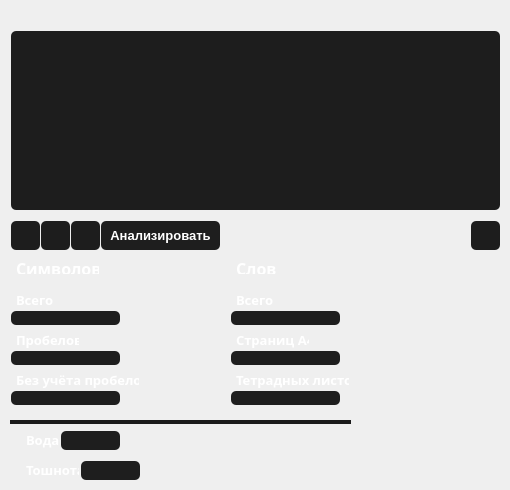
    <widget class="QWidget" name="page_10">
     <widget class="QPushButton" name="analyzed_text_copy">
      <property name="geometry">
       <rect>
        <x>40</x>
        <y>220</y>
        <width>31</width>
        <height>31</height>
       </rect>
      </property>
      <property name="font">
       <font>
        <family>Calibri</family>
        <pointsize>10</pointsize>
       </font>
      </property>
      <property name="styleSheet">
       <string notr="true">QPushButton {
background-color: #1D1D1D;
color: white;
border: 2px solid transparent;
  border-radius: 6px;
}
QPushButton:hover {
background-color: #252525;
}
QPushButton:pressed {
background-color: gray;
}


</string>
      </property>
      <property name="text">
       <string/>
      </property>
      <property name="icon">
       <iconset>
        <normaloff>icons/copy.png</normaloff>icons/copy.png</iconset>
      </property>
      <property name="iconSize">
       <size>
        <width>18</width>
        <height>18</height>
       </size>
      </property>
     </widget>
     <widget class="QPushButton" name="analyxed_text_clear">
      <property name="geometry">
       <rect>
        <x>70</x>
        <y>220</y>
        <width>31</width>
        <height>31</height>
       </rect>
      </property>
      <property name="font">
       <font>
        <family>Calibri</family>
        <pointsize>10</pointsize>
       </font>
      </property>
      <property name="styleSheet">
       <string notr="true">QPushButton {
background-color: #1D1D1D;
color: white;
border: 2px solid transparent;
  border-radius: 6px;
}
QPushButton:hover {
background-color: #252525;
}
QPushButton:pressed {
background-color: #EE3232;
}</string>
      </property>
      <property name="text">
       <string/>
      </property>
      <property name="icon">
       <iconset>
        <normaloff>icons/delete text.png</normaloff>icons/delete text.png</iconset>
      </property>
      <property name="iconSize">
       <size>
        <width>18</width>
        <height>18</height>
       </size>
      </property>
     </widget>
     <widget class="QTextEdit" name="analyze_input">
      <property name="geometry">
       <rect>
        <x>10</x>
        <y>30</y>
        <width>491</width>
        <height>181</height>
       </rect>
      </property>
      <property name="styleSheet">
       <string notr="true">QTextEdit {
background-color: #1D1D1D;
color: white;
border: 2px solid transparent;
  border-radius: 6px;
}
QTextEdit:hover {
background-color: #1E1E1E;
}</string>
      </property>
     </widget>
     <widget class="QLabel" name="simvols_text">
      <property name="geometry">
       <rect>
        <x>10</x>
        <y>260</y>
        <width>91</width>
        <height>16</height>
       </rect>
      </property>
      <property name="font">
       <font>
        <family>Bahnschrift SemiBold</family>
        <pointsize>12</pointsize>
        <bold>true</bold>
       </font>
      </property>
      <property name="styleSheet">
       <string notr="true">QLabel {
background-color: ;
color: white;
border: 2px solid transparent;
  border-radius: 6px;
}</string>
      </property>
      <property name="text">
       <string>Символов</string>
      </property>
     </widget>
     <widget class="QLabel" name="vsego_simvols_text">
      <property name="geometry">
       <rect>
        <x>10</x>
        <y>290</y>
        <width>61</width>
        <height>20</height>
       </rect>
      </property>
      <property name="font">
       <font>
        <family>Bahnschrift SemiBold</family>
        <pointsize>10</pointsize>
        <bold>true</bold>
       </font>
      </property>
      <property name="styleSheet">
       <string notr="true">QLabel {
background-color: ;
color: white;
border: 2px solid transparent;
  border-radius: 6px;
}</string>
      </property>
      <property name="text">
       <string>Всего</string>
      </property>
     </widget>
     <widget class="QLabel" name="simvols_bezprobelow_text">
      <property name="geometry">
       <rect>
        <x>10</x>
        <y>370</y>
        <width>131</width>
        <height>20</height>
       </rect>
      </property>
      <property name="font">
       <font>
        <family>Bahnschrift SemiBold</family>
        <pointsize>10</pointsize>
        <bold>true</bold>
       </font>
      </property>
      <property name="styleSheet">
       <string notr="true">QLabel {
background-color: ;
color: white;
border: 2px solid transparent;
  border-radius: 6px;
}</string>
      </property>
      <property name="text">
       <string>Без учёта пробелов</string>
      </property>
     </widget>
     <widget class="QLabel" name="simvols_probels_text">
      <property name="geometry">
       <rect>
        <x>10</x>
        <y>330</y>
        <width>71</width>
        <height>20</height>
       </rect>
      </property>
      <property name="font">
       <font>
        <family>Bahnschrift SemiBold</family>
        <pointsize>10</pointsize>
        <bold>true</bold>
       </font>
      </property>
      <property name="styleSheet">
       <string notr="true">QLabel {
background-color: ;
color: white;
border: 2px solid transparent;
  border-radius: 6px;
}</string>
      </property>
      <property name="text">
       <string>Пробелов</string>
      </property>
     </widget>
     <widget class="QLabel" name="slov_tetradnyhstr_text">
      <property name="geometry">
       <rect>
        <x>230</x>
        <y>370</y>
        <width>121</width>
        <height>20</height>
       </rect>
      </property>
      <property name="font">
       <font>
        <family>Bahnschrift SemiBold</family>
        <pointsize>10</pointsize>
        <bold>true</bold>
       </font>
      </property>
      <property name="styleSheet">
       <string notr="true">QLabel {
background-color: ;
color: white;
border: 2px solid transparent;
  border-radius: 6px;
}</string>
      </property>
      <property name="text">
       <string>Тетрадных листов</string>
      </property>
     </widget>
     <widget class="QLabel" name="slov_achetyre_text">
      <property name="geometry">
       <rect>
        <x>230</x>
        <y>330</y>
        <width>81</width>
        <height>20</height>
       </rect>
      </property>
      <property name="font">
       <font>
        <family>Bahnschrift SemiBold</family>
        <pointsize>10</pointsize>
        <bold>true</bold>
       </font>
      </property>
      <property name="styleSheet">
       <string notr="true">QLabel {
background-color: ;
color: white;
border: 2px solid transparent;
  border-radius: 6px;
}</string>
      </property>
      <property name="text">
       <string>Страниц A4</string>
      </property>
     </widget>
     <widget class="QLabel" name="vsego_slov_text">
      <property name="geometry">
       <rect>
        <x>230</x>
        <y>290</y>
        <width>61</width>
        <height>20</height>
       </rect>
      </property>
      <property name="font">
       <font>
        <family>Bahnschrift SemiBold</family>
        <pointsize>10</pointsize>
        <bold>true</bold>
       </font>
      </property>
      <property name="styleSheet">
       <string notr="true">QLabel {
background-color: ;
color: white;
border: 2px solid transparent;
  border-radius: 6px;
}</string>
      </property>
      <property name="text">
       <string>Всего</string>
      </property>
     </widget>
     <widget class="QLabel" name="slov_text">
      <property name="geometry">
       <rect>
        <x>230</x>
        <y>260</y>
        <width>91</width>
        <height>16</height>
       </rect>
      </property>
      <property name="font">
       <font>
        <family>Bahnschrift SemiBold</family>
        <pointsize>12</pointsize>
        <bold>true</bold>
       </font>
      </property>
      <property name="styleSheet">
       <string notr="true">QLabel {
background-color: ;
color: white;
border: 2px solid transparent;
  border-radius: 6px;
}</string>
      </property>
      <property name="text">
       <string>Слов</string>
      </property>
     </widget>
     <widget class="QPushButton" name="analyze_text_button">
      <property name="geometry">
       <rect>
        <x>100</x>
        <y>220</y>
        <width>121</width>
        <height>31</height>
       </rect>
      </property>
      <property name="font">
       <font>
        <family>Segoe UI</family>
        <pointsize>10</pointsize>
        <bold>true</bold>
       </font>
      </property>
      <property name="styleSheet">
       <string notr="true">QPushButton {
background-color: #1E1E1E;
color: white;
border: 2px solid transparent;
  border-radius: 6px;
}
QPushButton:hover {
background-color: #252525;
}
QPushButton:pressed {
background-color: green;
}</string>
      </property>
      <property name="text">
       <string>Анализировать</string>
      </property>
     </widget>
     <widget class="QWidget" name="widget" native="true">
      <property name="geometry">
       <rect>
        <x>10</x>
        <y>420</y>
        <width>341</width>
        <height>4</height>
       </rect>
      </property>
      <property name="styleSheet">
       <string notr="true">background-color: rgb(27, 27, 27);</string>
      </property>
     </widget>
     <widget class="QLabel" name="voda_text">
      <property name="geometry">
       <rect>
        <x>20</x>
        <y>430</y>
        <width>41</width>
        <height>20</height>
       </rect>
      </property>
      <property name="font">
       <font>
        <family>Bahnschrift SemiBold</family>
        <pointsize>10</pointsize>
        <bold>true</bold>
       </font>
      </property>
      <property name="styleSheet">
       <string notr="true">QLabel {
background-color: ;
color: white;
border: 2px solid transparent;
  border-radius: 6px;
}</string>
      </property>
      <property name="text">
       <string>Вода</string>
      </property>
     </widget>
     <widget class="QLabel" name="toshnota_text">
      <property name="geometry">
       <rect>
        <x>20</x>
        <y>460</y>
        <width>61</width>
        <height>20</height>
       </rect>
      </property>
      <property name="font">
       <font>
        <family>Bahnschrift SemiBold</family>
        <pointsize>10</pointsize>
        <bold>true</bold>
       </font>
      </property>
      <property name="styleSheet">
       <string notr="true">QLabel {
background-color: ;
color: white;
border: 2px solid transparent;
  border-radius: 6px;
}</string>
      </property>
      <property name="text">
       <string>Тошнота</string>
      </property>
     </widget>
     <widget class="QLineEdit" name="simvols_output_vsego">
      <property name="geometry">
       <rect>
        <x>10</x>
        <y>310</y>
        <width>111</width>
        <height>16</height>
       </rect>
      </property>
      <property name="font">
       <font>
        <family>Bahnschrift SemiBold</family>
        <pointsize>8</pointsize>
        <bold>true</bold>
       </font>
      </property>
      <property name="styleSheet">
       <string notr="true">QLineEdit {
background-color: #1E1E1E;
color: white;
border: 2px solid transparent;
  border-radius: 6px;
}
QLineEdit:hover {
background-color: #252525;
}</string>
      </property>
     </widget>
     <widget class="QLineEdit" name="simvols_output_probels">
      <property name="geometry">
       <rect>
        <x>10</x>
        <y>350</y>
        <width>111</width>
        <height>16</height>
       </rect>
      </property>
      <property name="font">
       <font>
        <family>Bahnschrift SemiBold</family>
        <pointsize>8</pointsize>
        <bold>true</bold>
       </font>
      </property>
      <property name="styleSheet">
       <string notr="true">QLineEdit {
background-color: #1E1E1E;
color: white;
border: 2px solid transparent;
  border-radius: 6px;
}
QLineEdit:hover {
background-color: #252525;
}</string>
      </property>
     </widget>
     <widget class="QLineEdit" name="simvols_output_bezprobelov">
      <property name="geometry">
       <rect>
        <x>10</x>
        <y>390</y>
        <width>111</width>
        <height>16</height>
       </rect>
      </property>
      <property name="font">
       <font>
        <family>Bahnschrift SemiBold</family>
        <pointsize>8</pointsize>
        <bold>true</bold>
       </font>
      </property>
      <property name="styleSheet">
       <string notr="true">QLineEdit {
background-color: #1E1E1E;
color: white;
border: 2px solid transparent;
  border-radius: 6px;
}
QLineEdit:hover {
background-color: #252525;
}</string>
      </property>
     </widget>
     <widget class="QLineEdit" name="slova_output_tetradnyxlistov">
      <property name="geometry">
       <rect>
        <x>230</x>
        <y>390</y>
        <width>111</width>
        <height>16</height>
       </rect>
      </property>
      <property name="font">
       <font>
        <family>Bahnschrift SemiBold</family>
        <pointsize>8</pointsize>
        <bold>true</bold>
       </font>
      </property>
      <property name="styleSheet">
       <string notr="true">QLineEdit {
background-color: #1E1E1E;
color: white;
border: 2px solid transparent;
  border-radius: 6px;
}
QLineEdit:hover {
background-color: #252525;
}</string>
      </property>
     </widget>
     <widget class="QLineEdit" name="slova_output_Achetyre">
      <property name="geometry">
       <rect>
        <x>230</x>
        <y>350</y>
        <width>111</width>
        <height>16</height>
       </rect>
      </property>
      <property name="font">
       <font>
        <family>Bahnschrift SemiBold</family>
        <pointsize>8</pointsize>
        <bold>true</bold>
       </font>
      </property>
      <property name="styleSheet">
       <string notr="true">QLineEdit {
background-color: #1E1E1E;
color: white;
border: 2px solid transparent;
  border-radius: 6px;
}
QLineEdit:hover {
background-color: #252525;
}</string>
      </property>
     </widget>
     <widget class="QLineEdit" name="slova_output_vsego">
      <property name="geometry">
       <rect>
        <x>230</x>
        <y>310</y>
        <width>111</width>
        <height>16</height>
       </rect>
      </property>
      <property name="font">
       <font>
        <family>Bahnschrift SemiBold</family>
        <pointsize>8</pointsize>
        <bold>true</bold>
       </font>
      </property>
      <property name="styleSheet">
       <string notr="true">QLineEdit {
background-color: #1E1E1E;
color: white;
border: 2px solid transparent;
  border-radius: 6px;
}
QLineEdit:hover {
background-color: #252525;
}</string>
      </property>
     </widget>
     <widget class="QLineEdit" name="voda_output">
      <property name="geometry">
       <rect>
        <x>60</x>
        <y>430</y>
        <width>61</width>
        <height>21</height>
       </rect>
      </property>
      <property name="font">
       <font>
        <family>Bahnschrift SemiBold</family>
        <pointsize>8</pointsize>
        <bold>true</bold>
       </font>
      </property>
      <property name="styleSheet">
       <string notr="true">QLineEdit {
background-color: #1E1E1E;
color: white;
border: 2px solid transparent;
  border-radius: 6px;
}
QLineEdit:hover {
background-color: #252525;
}</string>
      </property>
     </widget>
     <widget class="QLineEdit" name="toshnota_output">
      <property name="geometry">
       <rect>
        <x>80</x>
        <y>460</y>
        <width>61</width>
        <height>21</height>
       </rect>
      </property>
      <property name="font">
       <font>
        <family>Bahnschrift SemiBold</family>
        <pointsize>8</pointsize>
        <bold>true</bold>
       </font>
      </property>
      <property name="styleSheet">
       <string notr="true">QLineEdit {
background-color: #1E1E1E;
color: white;
border: 2px solid transparent;
  border-radius: 6px;
}
QLineEdit:hover {
background-color: #252525;
}</string>
      </property>
     </widget>
     <widget class="QPushButton" name="analysed_text_paste">
      <property name="geometry">
       <rect>
        <x>10</x>
        <y>220</y>
        <width>31</width>
        <height>31</height>
       </rect>
      </property>
      <property name="font">
       <font>
        <family>Calibri</family>
        <pointsize>10</pointsize>
       </font>
      </property>
      <property name="styleSheet">
       <string notr="true">QPushButton {
background-color: #1D1D1D;
color: white;
border: 2px solid transparent;
  border-radius: 6px;
}
QPushButton:hover {
background-color: #252525;
}
QPushButton:pressed {
background-color: gray;
}</string>
      </property>
      <property name="text">
       <string/>
      </property>
      <property name="icon">
       <iconset>
        <normaloff>icons/paste.png</normaloff>icons/paste.png</iconset>
      </property>
      <property name="iconSize">
       <size>
        <width>18</width>
        <height>18</height>
       </size>
      </property>
     </widget>
     <widget class="QPushButton" name="questions_analyzator">
      <property name="geometry">
       <rect>
        <x>470</x>
        <y>220</y>
        <width>31</width>
        <height>31</height>
       </rect>
      </property>
      <property name="font">
       <font>
        <family>Calibri</family>
        <pointsize>10</pointsize>
       </font>
      </property>
      <property name="styleSheet">
       <string notr="true">QPushButton {
background-color: #1D1D1D;
color: white;
border: 2px solid transparent;
  border-radius: 6px;
}
QPushButton:hover {
background-color: #252525;
}
QPushButton:pressed {
background-color: gray;
}</string>
      </property>
      <property name="text">
       <string/>
      </property>
      <property name="icon">
       <iconset>
        <normaloff>icons/questions.png</normaloff>icons/questions.png</iconset>
      </property>
      <property name="iconSize">
       <size>
        <width>18</width>
        <height>18</height>
       </size>
      </property>
     </widget>
    </widget>
